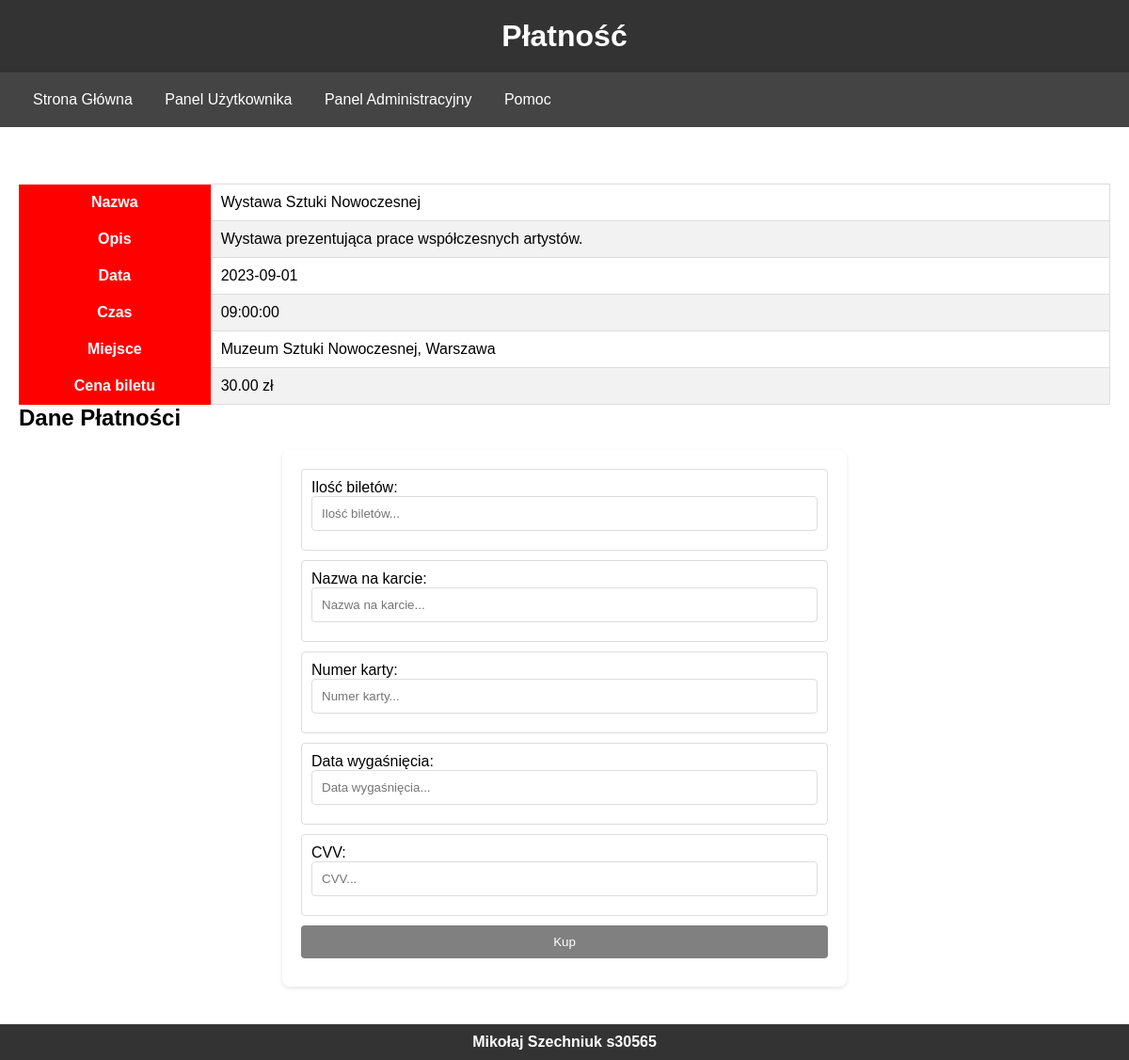
The page /payment.php?id_wydarzenia=3 (signed in) on the database its author committed.
### tables this page shows
CREATE TABLE wydarzenia (
  id INT AUTO_INCREMENT PRIMARY KEY,
  nazwa VARCHAR(255) NOT NULL,
  opis TEXT,
  data DATE,
  czas TIME,
  miejsce VARCHAR(255),
  cena_biletu DECIMAL(10, 2)
);

### payment.php (the view, shortened to what this page needs)
<!DOCTYPE html>
<html lang="pl">
<head>
    <link rel="stylesheet" href="styl.css">
</head>
<body>
    <header>
        <h1>Płatność</h1>
    </header>
    <nav>
        <a href="main.php">Strona Główna</a>
        <a href="user.php">Panel Użytkownika</a>
        <a href="admin.php">Panel Administracyjny</a>
        <a href="help.php">Pomoc</a>
    </nav>
    <main>
        <div class="payment-container">
        <?php
            $db = new mysqli('localhost', 'root', '', 'ticket_store');
            $id_wydarzenia = isset($_GET['id_wydarzenia']) ? $db->real_escape_string($_GET['id_wydarzenia']) : null;
            $sql = "SELECT * FROM wydarzenia WHERE id = $id_wydarzenia";
            $result = $db->query($sql);
            if ($result && $result->num_rows > 0) {
                $wydarzenie = $result->fetch_assoc();
                echo "<table>";
                echo "<tr><th>Nazwa</th><td>" . $wydarzenie['nazwa'] . "</td></tr>";
                echo "<tr><th>Opis</th><td>" . $wydarzenie['opis'] . "</td></tr>";
                echo "<tr><th>Data</th><td>" . $wydarzenie['data'] . "</td></tr>";
                echo "<tr><th>Czas</th><td>" . $wydarzenie['czas'] . "</td></tr>";
                echo "<tr><th>Miejsce</th><td>" . $wydarzenie['miejsce'] . "</td></tr>";
                echo "<tr><th>Cena biletu</th><td>" . $wydarzenie['cena_biletu'] . " zł</td></tr>";
                echo "</table>";
            } else {
                echo "Nie znaleziono wydarzenia o podanym ID!";
            }
        ?>
            <h2>Dane Płatności</h2>
            <form action="buy_ticket.php" method="post" class="payment-form">
                <div class="form-group">
                    <label for="quantity">Ilość biletów:</label>
                    <input type="number" id="quantity" name="ilość" placeholder="Ilość biletów..." required>
                </div>
                <div class="form-group">
                    <label for="card-name">Nazwa na karcie:</label>
                    <input type="text" id="card-name" name="nazwa_karty" placeholder="Nazwa na karcie..." required>
                </div>
                <div class="form-group">
                    <label for="card-number">Numer karty:</label>
                    <input type="text" id="card-number" name="numer_karty" placeholder="Numer karty..." required>
                </div>
                <div class="form-group">
                    <label for="expiry-date">Data wygaśnięcia:</label>
                    <input type="text" id="expiry-date" name="data_wygaśnięcia" placeholder="Data wygaśnięcia..." required>
                </div>
                <div class="form-group">
                    <label for="cvv">CVV:</label>
                    <input type="text" id="cvv" name="cvv" placeholder="CVV..." required>
                </div>
                <button type="submit" class="payment-button">Kup</button>
            </form>
        </div>
    </main>
    <footer>
        <h4>Mikołaj Szechniuk s30565</h4>
    </footer>
</body>
</html>

### styl.css (style rules this page uses)
* { margin: 0; padding: 0; box-sizing: border-box; }
body, h1, h2, button, input, form, table, th, td { font-family: Arial, sans-serif; }
header, nav, main, footer { padding: 20px; }
header { background-color: #333; color: white; text-align: center; }
nav { background-color: #444; margin-bottom: 20px; }
nav a { color: white; text-decoration: none; padding: 0 15px; }
main { background-color: white; padding: 20px; }
footer { background-color: #333; color: white; text-align: center; padding: 10px 0; }
form { max-width: 600px; margin: 20px auto; padding: 20px; background-color: #fff; border-radius: 8px; box-shadow: 0 2px 4px rgba(0, 0, 0, 0.1); }
form .form-group, form input[type='text'], form input[type='email'], form input[type='password'], form input[type='number'], form textarea, form button { width: 100%; padding: 10px; margin-bottom: 10px; border: 1px solid #ddd; border-radius: 4px; }
form button { border: none; background-color: grey; color: white; cursor: pointer; }
table { width: 100%; border-collapse: collapse; margin-top: 20px; }
th { background-color: red; color: white; }
td { border: 1px solid #ddd; padding: 10px; text-align: left; }
tr:nth-child(even) { background-color: #f2f2f2; }

### rows shown on the page
wydarzenia: nazwa "Wystawa Sztuki Nowoczesnej", opis "Wystawa prezentująca prace współczesnych artystów.", data "2023-09-01", czas "09:00:00", miejsce "Muzeum Sztuki Nowoczesnej, Warszawa", cena_biletu "30.00"
